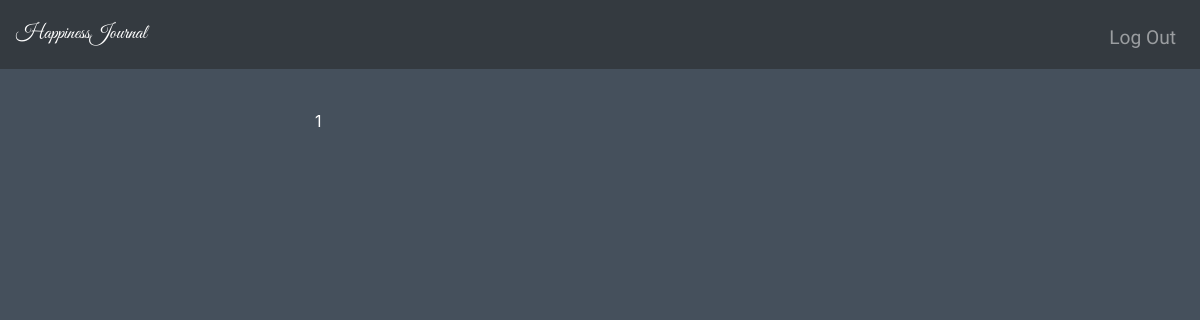
Page / (signed in) on the earlier database version.
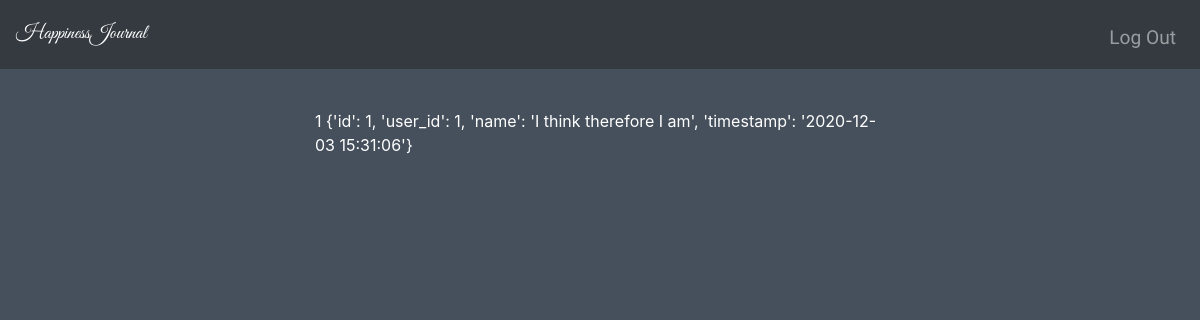
Same page on the later database version.
### tables this page shows
CREATE TABLE 'records' (
    'id' INTEGER PRIMARY KEY AUTOINCREMENT NOT NULL, 
    'user_id' INTEGER NOT NULL,
    'name' TEXT NOT NULL,
    'timestamp' DATETIME NOT NULL DEFAULT CURRENT_TIMESTAMP,
    FOREIGN KEY (user_id) REFERENCES users(id)
);

### app.py (the view)
@app.route("/")
def index():
    id = session.get("user_id")
    if id != None:
        records = db.execute("SELECT * FROM records WHERE id = :id", id=id)
    else:
        records = None
    return render_template("index.html", records=records)

### app.py (called while the page is built)
@app.after_request
def after_request(response):
    response.headers["Cache-Control"] = "no-cache, no-store, must-revalidate"
    response.headers["Expires"] = 0
    response.headers["Pragma"] = "no-cache"
    return response

### templates/index.html (shortened to what this page needs)
{% extends "layout.html" %}
{% block body %}
    {% if session.get('user_id') %}
        {{ session.user_id }}
        {% for record in records %}
            {{ record }}
        {% endfor %}
    {% endif %}
{% endblock %}

### templates/layout.html (shortened to what this page needs)
<!DOCTYPE html>
<html lang="en">
<head>
    <link rel="stylesheet" href="https://cdn.jsdelivr.net/npm/bootstrap@4.5.3/dist/css/bootstrap.min.css">
    <link rel="stylesheet" href="/static/styles.css">
</head>
<body class="bg-body">
    <nav class="navbar navbar-expand-md navbar-dark bg-dark">
        <a class="navbar-brand text-title" href="/">HappinessJournal</span></a>
        <div class="collapse navbar-collapse" id="navbar">
            {% if session.user_id %}
            <ul class="navbar-nav ml-auto mt-2">
                <li class="nav-item"><a class="nav-link" href="/logout">Log Out</a></li>
            </ul>
            {% else %}
            <ul class="navbar-nav ml-auto mt-2">
                <li class="nav-item"><a class="nav-link" href="/register">Register</a></li>
                <li class="nav-item"><a class="nav-link" href="/login">Log In</a></li>
            </ul>
            {% endif %}
        </div>
    </nav>
    <div class="container main">
        {% block body %}
        {% endblock %}
    </div>
</body>
</html>

### static/styles.css (style rules this page uses)
.text-title { font-family: 'Great Vibes', cursive; }
a { font-family: 'Nanum Pen Script', cursive; font-size: 1.2em; }
.bg-body { background-color: #45505c; color: white; }
.main { max-width: 600px; margin: 40px auto; }

Differences in the rows shown:
added records: record "{'id': 1, 'user_id': 1, 'name': 'I think therefore I am', 'timestamp': '2020-12-03 15:31:06'}"
